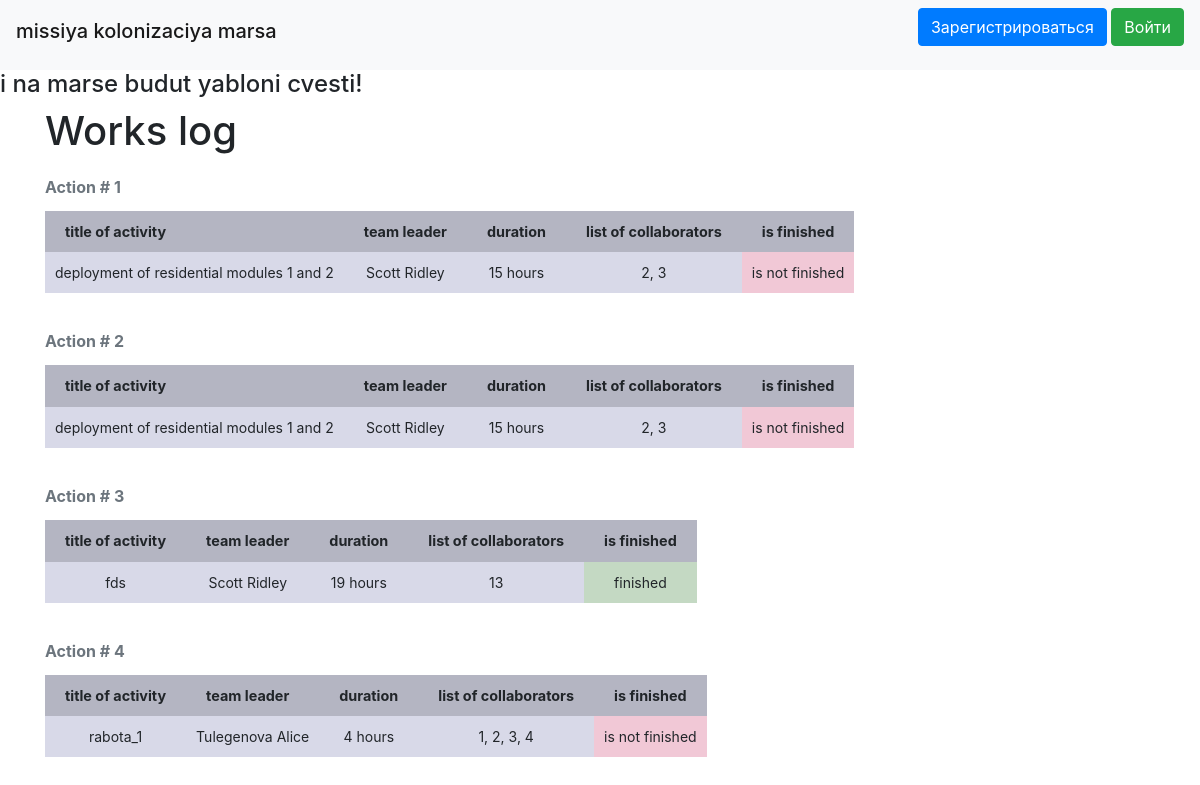
/index, run on the app's committed database.
### data/jobs.py (models this page shows)
class Jobs(SqlAlchemyBase):
    __tablename__ = 'jobs'
    id = sqlalchemy.Column(sqlalchemy.Integer,
                           primary_key=True, autoincrement=True, nullable=True)
    team_leader = sqlalchemy.Column(sqlalchemy.Integer, sqlalchemy.ForeignKey("users.id"), nullable=True)
    job = sqlalchemy.Column(sqlalchemy.String, nullable=True)
    work_size = sqlalchemy.Column(sqlalchemy.Integer, nullable=True)
    collaborators = sqlalchemy.Column(sqlalchemy.String, nullable=True)
    start_date = sqlalchemy.Column(sqlalchemy.DateTime, nullable=True)
    end_date = sqlalchemy.Column(sqlalchemy.DateTime, nullable=True)
    is_finished = sqlalchemy.Column(sqlalchemy.Boolean, nullable=True)
    creator = sqlalchemy.Column(sqlalchemy.Integer, nullable=True)

### data/users.py (models this page shows, shortened)
class User(SqlAlchemyBase, UserMixin):
    __tablename__ = 'users'
    id = sqlalchemy.Column(sqlalchemy.Integer, primary_key=True, autoincrement=True)
    surname = sqlalchemy.Column(sqlalchemy.String, nullable=True)
    name = sqlalchemy.Column(sqlalchemy.String, nullable=True)
    age = sqlalchemy.Column(sqlalchemy.Integer, nullable=True)
    position = sqlalchemy.Column(sqlalchemy.String, nullable=True)
    speciality = sqlalchemy.Column(sqlalchemy.String, nullable=True)
    address = sqlalchemy.Column(sqlalchemy.String, nullable=True)
    email = sqlalchemy.Column(sqlalchemy.String, unique=True, nullable=True)
    hashed_password = sqlalchemy.Column(sqlalchemy.String, nullable=True)
    modified_date = sqlalchemy.Column(sqlalchemy.DateTime, default=datetime.datetime.now)
    def __repr__(self):
        return f'{self.surname} {self.name}'

### main.py (the view)
@app.route('/')
@app.route('/index')
def index():
    db_sess = db_session.create_session()
    return render_template('works.html', title='works log', job_session=db_sess.query(Jobs),
                           user_session=db_sess.query(User), us=User,
                           css_file=url_for('static', filename='css/style.css'))

### data/db_session.py (called while the page is built)
def create_session() -> Session:
    global __factory
    return __factory()

### templates/works.html (shortened to what this page needs)
{% extends "base.html" %}
{% block content %}
<h1>Works log</h1>
{% for job in job_session %}
    <table>
        <caption>Action # {{ job.id }}</caption>
        <tr>
            <th>title of activity</th>
            <th>team leader</th>
            <th>duration</th>
            <th>list of collaborators</th>
            <th>is finished</th>
        </tr>
        <tr>
            <td>{{ job.job }}</td>
            <td>{{ user_session.filter(us.id == job.team_leader).first() }}</td>
            <td>{{ job.work_size }} hours</td>
            <td>{{ job.collaborators }}</td>
            {% if job.is_finished  %}
                <td class="finished">finished</td>
            {% else %}
                <td class="isnotfinished">is not finished</td>
            {% endif %}
        </tr>
    </table>
    <br>
{% endfor %}
{% endblock %}

### templates/base.html (shortened to what this page needs)
<!doctype html>
<html lang="en">
<head>
    <link rel="stylesheet"
          href="https://stackpath.bootstrapcdn.com/bootstrap/4.4.1/css/bootstrap.min.css"
>
    <link rel="stylesheet" type="text/css" href={{ css_file }}>
</head>
<body>
    <header>
        <nav class="navbar navbar-light bg-light">
            <h1 class="navbar-brand" href="#">missiya kolonizaciya marsa</h1>
            {% if current_user.is_authenticated %}
                <a class="navbar-brand" href="/logout">{{ current_user.name }}</a>
            {% else %}
                <p>
                    <a class="btn btn-primary " href="/register">Зарегистрироваться</a>
                    <a class="btn btn-success" href="/login">Войти</a>
                </p>
            {% endif %}
        </nav>
    </header>
    <h4>i na marse budut yabloni cvesti!</h4>
    <main role="main" class="container">
        {% block content %}{% endblock %}
    </main>
</body>
</html>

### static/css/style.css (style rules this page uses)
table { border-spacing: 0 10px; }
th { padding: 10px 20px; background: #B4B5C2; font-size: 0.9em; }
td { background: #D8D9E8; vertical-align: middle; padding: 10px; font-size: 14px; text-align: center; }
td.finished { background: #C4D9C3; }
td.isnotfinished { background: #F1C8D6; }
caption { caption-side: top; font-weight: bold; }

### data on the page
Jobs: id "1", job "deployment of residential modules 1 and 2", filter "Scott Ridley", work_size "15", collaborators "2, 3", is_finished "is not finished"
Jobs: id "2", job "deployment of residential modules 1 and 2", filter "Scott Ridley", work_size "15", collaborators "2, 3", is_finished "is not finished"
Jobs: id "3", job "fds", filter "Scott Ridley", work_size "19", collaborators "13", is_finished "finished"
Jobs: id "4", job "rabota_1", filter "Tulegenova Alice", work_size "4", collaborators "1, 2, 3, 4", is_finished "is not finished"
